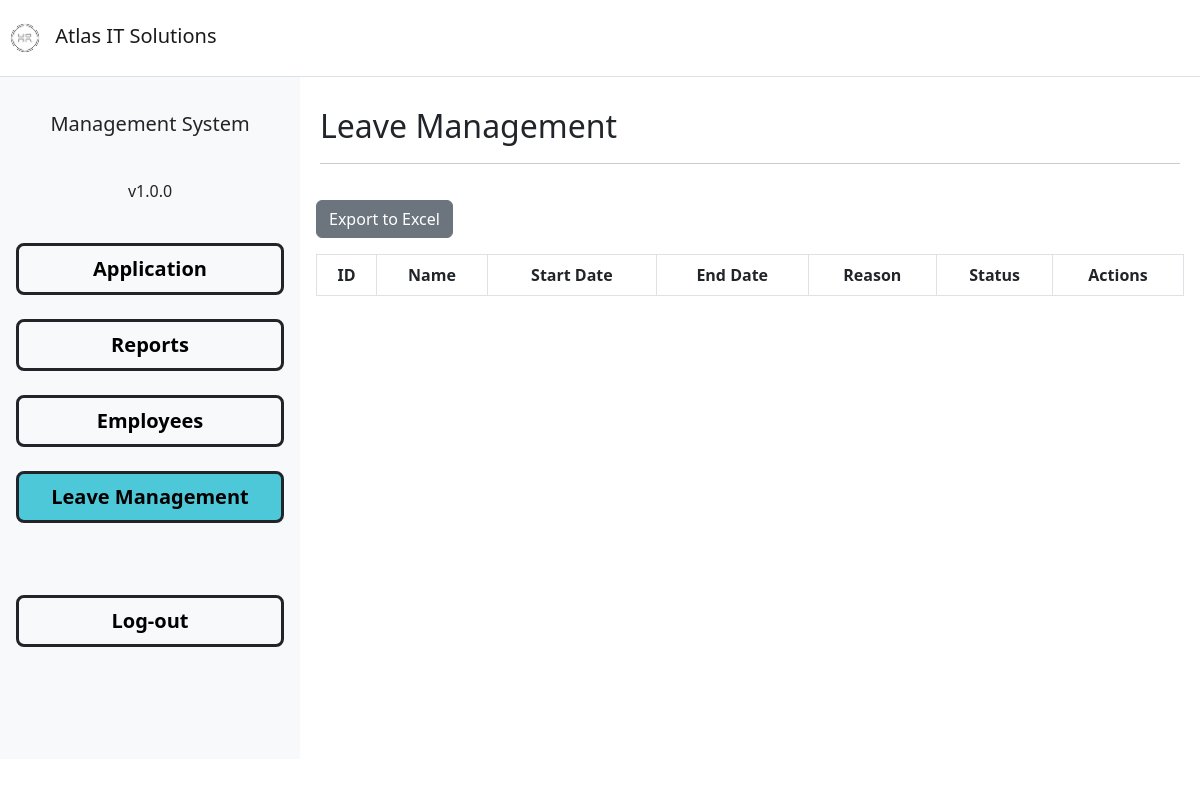
Before: /hrms-inner/leaveman.php (signed in) with the older database file.
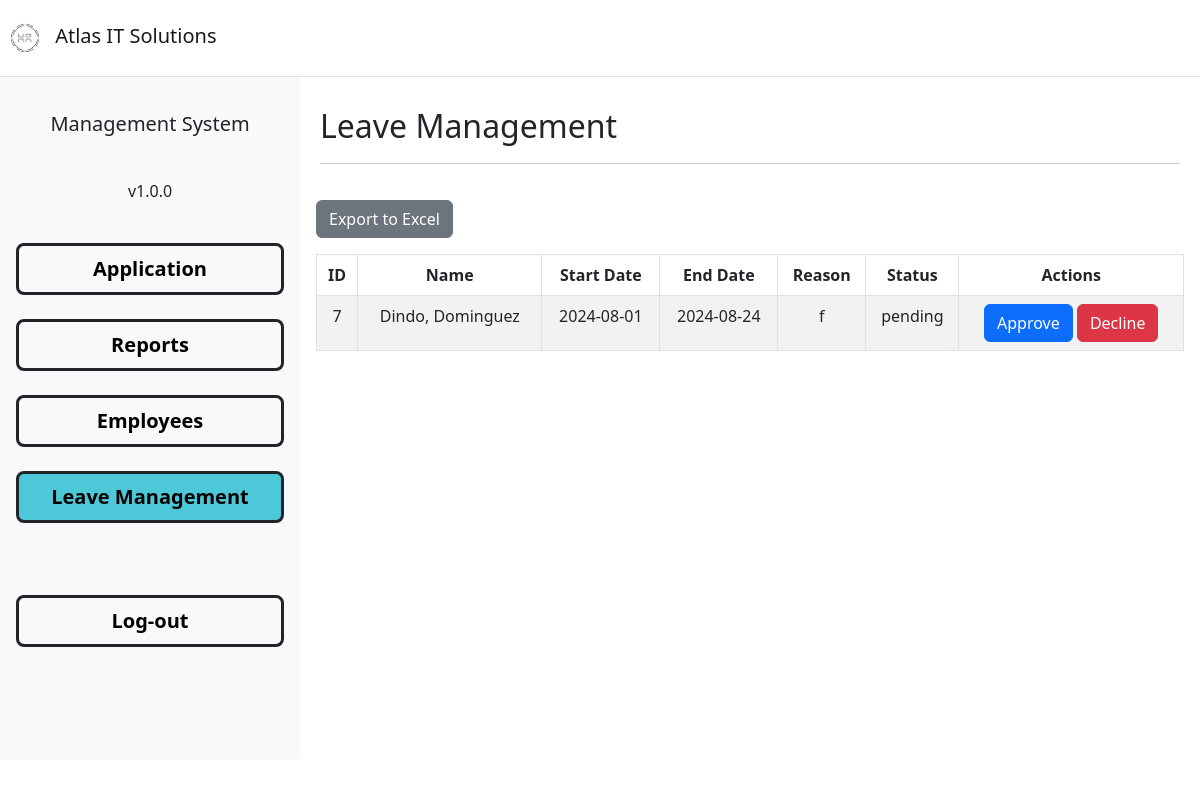
After: the same page with the newer database file.
### tables this page shows
CREATE TABLE `leaveapp` (
  `id` int(255) NOT NULL,
  `sdate` date NOT NULL,
  `edate` date NOT NULL,
  `reason` varchar(255) NOT NULL,
  `employee_name` varchar(255) NOT NULL,
  `status` varchar(255) NOT NULL
);

### hrms-inner/leaveman.php (the view, shortened to what this page needs)
<?php
require_once('../functions/db-conn.php');
if (isset($_SESSION['uid'])) {
    $sql = "SELECT * FROM leaveapp WHERE status='pending'";
    $result = mysqli_query($conn, $sql);
    ?>
    <!DOCTYPE html>
    <html lang="en">
    <head>
        <link href="../css/styles.css" rel="stylesheet" />
    </head>
    <body>
    <nav class="navbar navbar-expand-lg navbar-light border-bottom">
        <a class="navbar-brand" href="#">
            <img src="../images/atlas2.png" style="width:50px; height:50px;" alt="Atlas IT Solutions">
            Atlas IT Solutions
        </a>
    </nav>
    <div class="container-fluid">
        <div class="d-flex">
            <div class="text-center bg-light w-25 h-100 d-grid p-3 gap-4 col-md-auto" style="word-wrap:break-word; overflow:auto;">
                <p class="lead pt-3">Management System</p>
                <p>v1.0.0</p>
                <a class="btn btn-lg btn-light btn-block border border-3 border-dark fw-bolder" href="application.php" role="button">Application</a>
                <a class="btn btn-light btn-lg btn-block border border-3 border-dark fw-bolder" href="reports.php" role="button">Reports</a>
                <a class="btn btn-light btn-lg btn-block border border-3 border-dark fw-bolder" href="employees.php" role="button">Employees</a>
                <a class="btn btn-light btn-lg btn-block border border-3 border-dark fw-bolder" href="leaveman.php" role="button" style='background-color: #4DC8D9;'>Leave Management</a>
                <br>
                <a class="btn btn-light btn-lg btn-block border border-3 border-dark fw-bolder" href="main-page.html" role="button">Log-out</a>
                <br><br>
                <br>
            </div>
            <div class="container">
                <div class="content">
                    <div class="header">
                        <h2 class="">Leave Management</h2>
                    </div>
                </div>
                <div class="p-3 table-responsive">
                    <button class="btn btn-secondary mb-3" id="downloadexcel">Export to Excel</button>
                    <table id="table" class="table table-bordered table-striped">
                        <thead class="thead-dark">
                        <tr>
                            <th scope="col" class="text-center">ID</th>
                            <th scope="col" class="text-center">Name</th>
                            <th scope="col" class="text-center">Start Date</th>
                            <th scope="col" class="text-center">End Date</th>
                            <th scope="col" class="text-center">Reason</th>
                            <th scope="col" class="text-center">Status</th>
                            <th scope="col" class="text-center">Actions</th>
                        </tr>
                        </thead>
                        <tbody>
                        <?php
                        while ($row = mysqli_fetch_assoc($result)) {
                            ?>
                            <tr>
                                <td class="text-center"><?php echo $row['id']; ?></td>
                                <td class="text-center"><?php echo $row['employee_name']; ?></td>
                                <td class="text-center"><?php echo $row['sdate']; ?></td>
                                <td class="text-center"><?php echo $row['edate']; ?></td>
                                <td class="text-center"><?php echo $row['reason']; ?></td>
                                <td class="text-center"><?php echo $row['status']; ?></td>
                                <td class="text-center">
                                    <form action="leaveman.php" method="POST">
                                        <input type="submit" class='btn btn-primary' name="approve" value="Approve">
                                        <input type="submit" class='btn btn-danger' name="delete" value="Decline">
                                    </form>
                                </td>
                            </tr>
                            <?php
                        }
                        ?>
                        </tbody>
                    </table>
                </div>
            </div>
        </div>
    </body>
    </html>
    <?php
} else {
    header("Location: ../login/login.php");
    exit;
}
?>

Changed rows visible on the page:
added leaveapp: id "7", employee_name "Dindo, Dominguez", sdate "2024-08-01", edate "2024-08-24", reason "f", status "pending"
